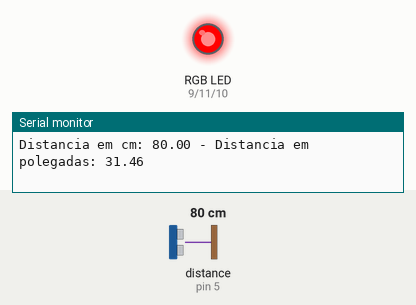
Recording of a sketch running on a simulated Arduino Uno, built with avr-gcc and run on an emulated ATmega328P. On the bench: an RGB LED mixed from three pins (HIGH = lit), the last lines printed to the serial monitor. Inputs (shaded band) come from the test bench; at power-on: distance to the obstacle (sensor on pin 5) 80 cm. The echo pulse lasts 58.3 µs per cm; dim RGB values are drawn brighter than linear.

Above: at 11.9 s.
12.0 s: distance to the obstacle (sensor on pin 5) set to 2 cm
At 18.7 s:
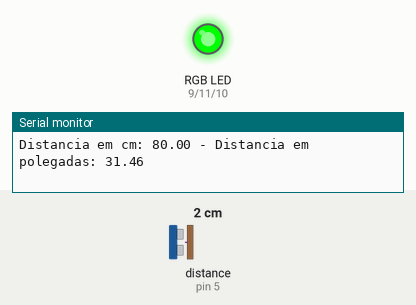
20.3 s: distance to the obstacle (sensor on pin 5) set to 299 cm
At 20.56 s:
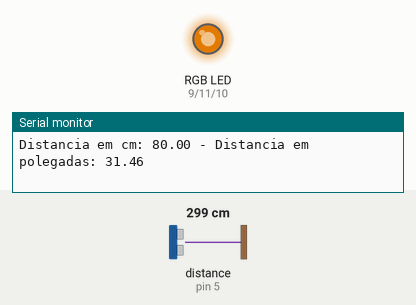
At 26.8 s:
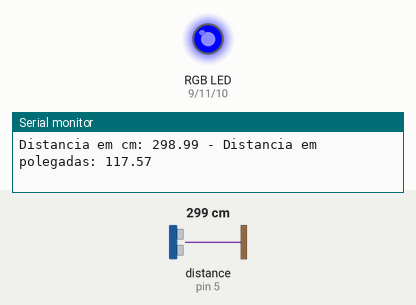
Timing chart, 0 to 34.6 s (numbered marks = the images above; inputs shaded):
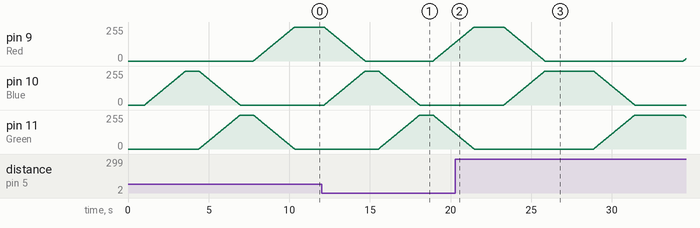

Measured:
- after the input at 20.3 s, pin 10 (Blue): goes on until 25.9 s, then stays 255/255; pin 11 (Green): goes on until 21.5 s, then stays 0/255
- by itself, pin 10 (Blue), pin 11 (Green): rises from 0/255 to 255/255 in 2.5 s, then falls to 0/255 in 3.4 s

The sketch:

smoth_LED_Fade+distance_sensor.ino
```cpp
#define Red 9
#define Blue 10
#define Green 11
//int vermelho=20, verde=200, azul=180;
//int flow=0;
int prevR = 0, prevG = 0, prevB = 0; // all of the previous RGB values

//Carrega a biblioteca do sensor ultrassonico
#include <Ultrasonic.h>
//Define os pinos para o trigger e echo
#define pino_trigger 4
#define pino_echo 5
//Inicializa o sensor nos pinos definidos acima
Ultrasonic ultrasonic(pino_trigger, pino_echo);

void setup() {
  pinMode(Red, OUTPUT);
  pinMode(Blue, OUTPUT);
  pinMode(Green, OUTPUT);

  Serial.begin(9600);
  Serial.println("Lendo dados do sensor...");
}

void loop() {
  //if (flow<70) { vermelho=0, verde=255, azul=255; }
  //if (flow>=70, flow<140) { vermelho=255, verde=0, azul=255; }
  //if (flow>=140, flow<=210) { vermelho=255, verde=255, azul=0; }
  //if (flow>210) { flow=0; }
  //flow = flow+1;
  //delay(1);
  //analogWrite(blue, azul);
  //analogWrite(red, vermelho);
  //analogWrite(green, verde);

   //Le as informacoes do sensor, em cm e pol
  float cmMsec, inMsec;
  long microsec = ultrasonic.timing();
  cmMsec = ultrasonic.convert(microsec, Ultrasonic::CM);
  inMsec = ultrasonic.convert(microsec, Ultrasonic::IN);
  //Exibe informacoes no serial monitor
  Serial.print("Distancia em cm: ");
  Serial.print(cmMsec);
  Serial.print(" - Distancia em polegadas: ");
  Serial.println(inMsec);
  delay(1000);

  RGB(0, 0, 255);
    delay(10*cmMsec);
  RGB(0,255,0);
    delay(10*cmMsec);
  RGB(255, 0, 0);
    delay(10*cmMsec);

}


void RGB(int R, int G, int B) {

for (int i = 0; i <= 255; i++){

  if (i >=  prevR - R && prevR < R) {
   analogWrite(Red, prevR + i);
  }

  if (i >= prevG - G && prevG < G) {
    analogWrite(Green, prevG + i);
  }

  if (i >= prevB - B && prevB < B) {
    analogWrite(Blue, prevB + i);
  }

  if (i >= R - prevR && prevR > R) {
    analogWrite(Red, prevR - i);
  }

  if (i >= G - prevG && prevG > G) {
    analogWrite(Green, prevG - i);
  }

  if (i >= B - prevB && prevB > B) {
    analogWrite(Blue, prevB - i);
  }

delay(10);
}
delay(10);
analogWrite(Red, R);
analogWrite(Green, G);
analogWrite(Blue, B);
prevR = R;
prevG = G;
prevB = B;
}
```
